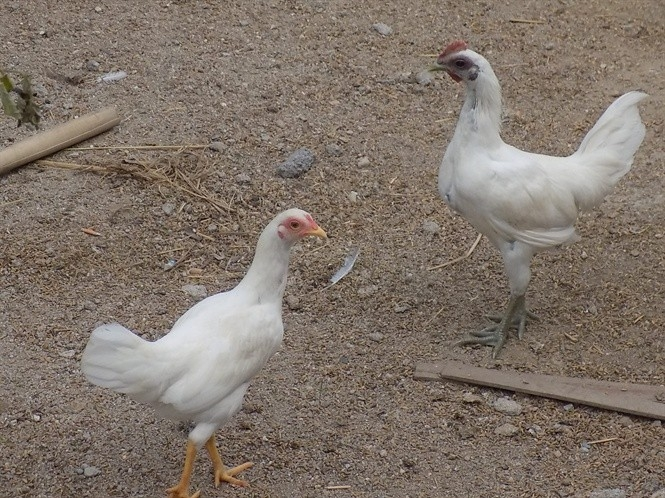
#> input picture image/2_chicks.jpg, 665 x 498 px
$ python object_count.py
#> lines starting #> are read from the running program, lines starting #| are printed output that depends on the picture; after the words box and inside, x2 and y2 are one past the last pixel; in counts of white or black regions, pixels touching at a corner belong together
import numpy as np
import cv2 as cv
import matplotlib.pyplot as plt

original = cv.imread('image/2_chicks.jpg')
#> original is the input picture: shape (498, 665, 3); mean B, G, R 106.3, 116.6, 128.5

f, axes = plt.subplots(2, 3)

thresh_value = 155
block_size = 21
dil_ero_value_x = 11
dil_ero_value_y = 11
ksize_1 = 13
ksize_2 = 11
thresh_type_inv = False
adaptive = False
dil_ero_value_x_2 = 13
dil_ero_value_y_2 = 13


def on_press(event):
    global thresh_value, dil_ero_value_x, dil_ero_value_y, block_size, ksize_1, ksize_2, thresh_type_inv, dil_ero_value_x_2, dil_ero_value_y_2
    if event.key == 'j':
        thresh_value -= 5
    if event.key == 'k':
        thresh_value += 5
    if event.key == 'n':
        dil_ero_value_x -= 2
    if event.key == 'm':
        dil_ero_value_x += 2
    if event.key == ',':
        dil_ero_value_y -= 2
    if event.key == '.':
        dil_ero_value_y += 2
    if event.key == 'e':
        dil_ero_value_x_2 -= 2
    if event.key == 'r':
        dil_ero_value_x_2 += 2
    if event.key == 't':
        dil_ero_value_y_2 -= 2
    if event.key == 'y':
        dil_ero_value_y_2 += 2
    if event.key == '[':
        block_size -= 2
    if event.key == ']':
        block_size += 2
    if event.key == 'z':
        ksize_1 -= 2
    if event.key == 'x':
        ksize_1 += 2
    if event.key == 'c':
        ksize_2 -= 2
    if event.key == 'v':
        ksize_2 += 2
    if event.key == ' ':  # Space
        thresh_type_inv = not thresh_type_inv
    show()
    plt.show()


def show():
    axes[0][0].set_title('Origin')
    axes[0][0].imshow(original)

    # Convert image in grayscale
    img = cv.cvtColor(original, cv.COLOR_BGR2GRAY)
    axes[0][1].set_title('Grayscale image')
    axes[0][1].imshow(img, cmap="gray", vmin=0, vmax=255)

    # Contrast adjusting with histogramm equalization
    img = cv.equalizeHist(img)
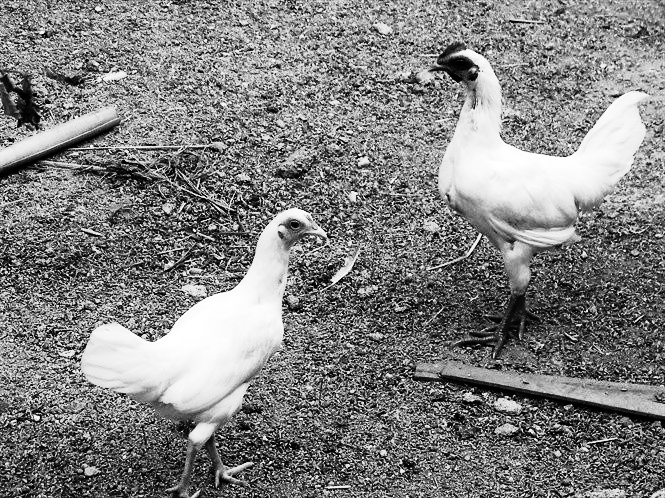
#> img: shape (498, 665); min 0, max 255, mean 128.8
    axes[0][2].set_title('Histogram equalization')
    axes[0][2].imshow(img, cmap="gray", vmin=0, vmax=255)

    # Local adaptative threshold
    if adaptive:
        img = cv.adaptiveThreshold(img, 255, cv.ADAPTIVE_THRESH_GAUSSIAN_C, cv.THRESH_BINARY, block_size,
                                   thresh_value)
    else:
        if thresh_type_inv:
            thresh_type = cv.THRESH_BINARY_INV
        else:
            thresh_type = cv.THRESH_BINARY
        t_val, img = cv.threshold(img, thresh_value, 255, thresh_type)
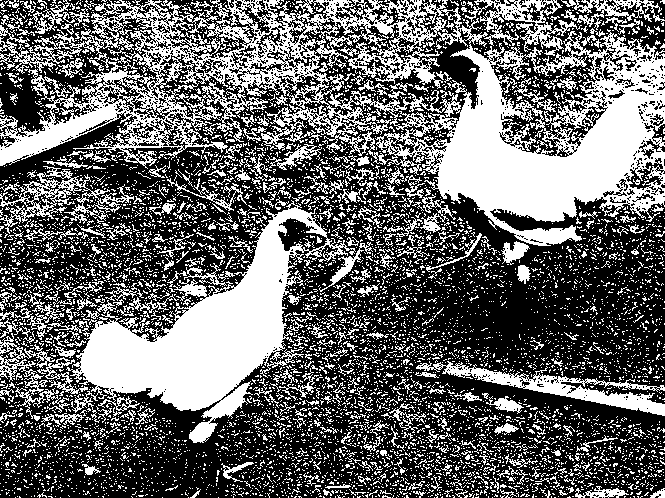
#> img: shape (498, 665); 40.2% white; 7072 white regions (6661 under 20 px), largest, box (x1, y1, x2, y2) and area: (0, 0, 665, 246) 56172, (66, 200, 356, 443) 21907, (416, 361, 665, 416) 3208
#> t_val = 155
    kernel = np.ones((dil_ero_value_x_2, dil_ero_value_y_2), np.uint8)
    img = cv.erode(img, kernel, iterations=1)
#> img: shape (498, 665); 6.8% white; 10 white regions (6 under 20 px), largest, box (x1, y1, x2, y2) and area: (87, 233, 282, 403) 12159, (445, 78, 639, 215) 10347, (18, 135, 55, 150) 92, (56, 130, 64, 134) 21
    axes[1][0].set_title(
        'blocksize([]) = ' + str(block_size) + '. ' + 'C(jk) = ' + str(thresh_value) + '\nE(erty): ' + str(dil_ero_value_x_2) + '-' + str(dil_ero_value_y_2))
    axes[1][0].imshow(img, cmap="gray", vmin=0, vmax=255)

    # Dilatation et erosion
    kernel = np.ones((dil_ero_value_x, dil_ero_value_y), np.uint8)
    img = cv.dilate(img, kernel, iterations=1)
#> img: shape (498, 665); 9.7% white; 4 white regions, box (x1, y1, x2, y2) and area: (82, 228, 287, 408) 16229, (440, 73, 644, 220) 14567, (0, 120, 83, 162) 1233, (221, 402, 232, 413) 121
    img = cv.erode(img, kernel, iterations=1)
    # clean all noise after dilatation and erosion
    img = cv.medianBlur(img, ksize=ksize_2)
#> img: shape (498, 665); 6.8% white; 2 white regions, box (x1, y1, x2, y2) and area: (88, 240, 282, 403) 12112, (445, 82, 637, 215) 10281
    axes[1][1].set_title(
        'D&E (nm,.): ' + str(dil_ero_value_x) + '-' + str(dil_ero_value_y) + '\nksize(cv): ' + str(ksize_2))
    axes[1][1].imshow(img, cmap="gray", vmin=0, vmax=255)

    # Labeling
    ret, labels = cv.connectedComponents(img)
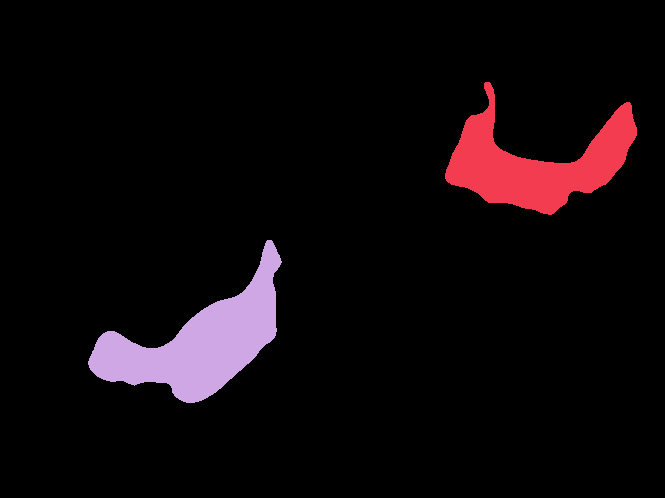
#> labels: shape (498, 665) int32; 3 distinct labels, from 0 to 2; one colour per label, 0 black
#> ret = 3
    label_hue = np.uint8(179 * labels / np.max(labels))
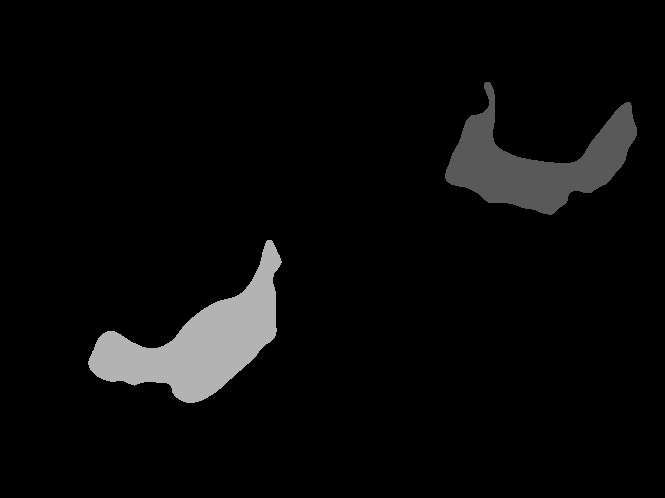
#> label_hue: shape (498, 665); min 0, max 179, mean 9.3
    blank_ch = 255 * np.ones_like(label_hue)
    img = cv.merge([label_hue, blank_ch, blank_ch])
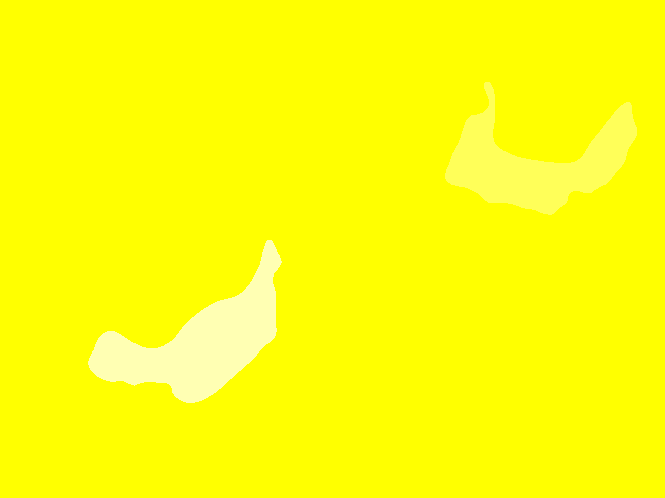
#> img: shape (498, 665, 3); mean of channels 0, 1, 2 9.3, 255, 255; drawn as B, G, R
    img = cv.cvtColor(img, cv.COLOR_HSV2BGR)
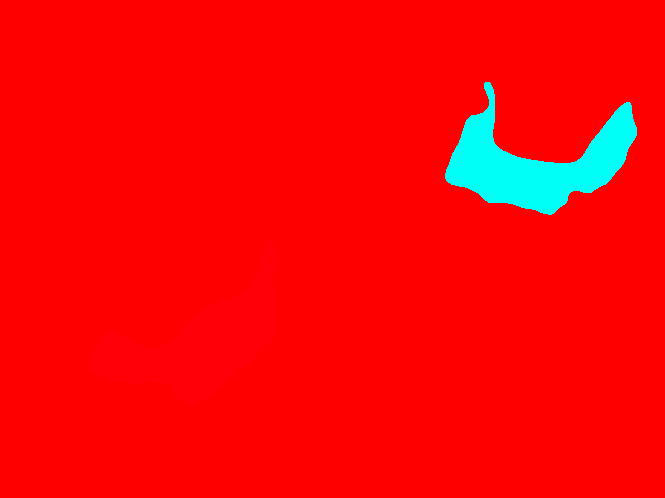
#> img: shape (498, 665, 3); mean B, G, R 7.9, 7.9, 247.1
    img[label_hue == 0] = 0
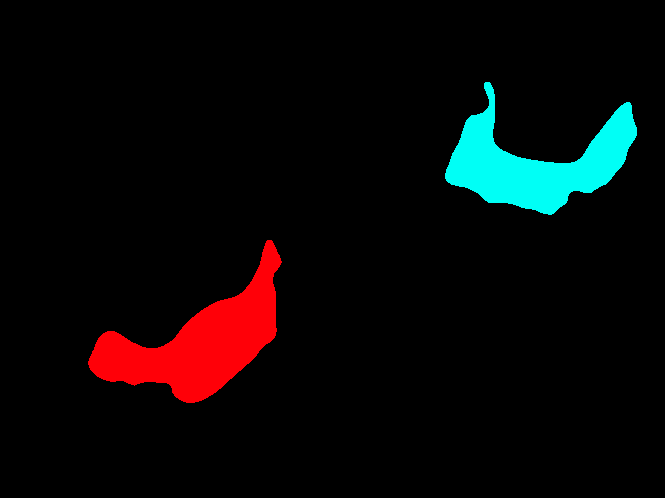
#> img: shape (498, 665, 3); mean B, G, R 7.9, 7.9, 9.3
    axes[1][2].imshow(img)
    axes[1][2].set_title('Objects counted:' + str(ret - 1))


cid = f.canvas.mpl_connect('key_press_event', on_press)
show()
plt.show()
#> figure, not shown here; B, G, R data is drawn as R, G, B
